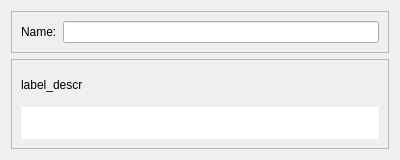
<?xml version="1.0" encoding="UTF-8"?>
<ui version="4.0">
 <class>Dialog</class>
 <widget class="QDialog" name="Dialog">
  <property name="geometry">
   <rect>
    <x>0</x>
    <y>0</y>
    <width>400</width>
    <height>160</height>
   </rect>
  </property>
  <property name="windowTitle">
   <string>Create Data Store for variables</string>
  </property>
  <property name="modal">
   <bool>true</bool>
  </property>
  <layout class="QVBoxLayout" name="verticalLayout_2">
   <item>
    <widget class="QFrame" name="frame_2">
     <property name="frameShape">
      <enum>QFrame::StyledPanel</enum>
     </property>
     <property name="frameShadow">
      <enum>QFrame::Raised</enum>
     </property>
     <layout class="QHBoxLayout" name="horizontalLayout_2">
      <property name="sizeConstraint">
       <enum>QLayout::SetMaximumSize</enum>
      </property>
      <item>
       <widget class="QLabel" name="label">
        <property name="text">
         <string>Name:</string>
        </property>
       </widget>
      </item>
      <item>
       <widget class="QLineEdit" name="nameInput"/>
      </item>
     </layout>
    </widget>
   </item>
   <item>
    <widget class="QFrame" name="frame">
     <property name="frameShape">
      <enum>QFrame::StyledPanel</enum>
     </property>
     <property name="frameShadow">
      <enum>QFrame::Raised</enum>
     </property>
     <layout class="QVBoxLayout" name="verticalLayout">
      <item>
       <widget class="QLabel" name="label_descr">
        <property name="text">
         <string>label_descr</string>
        </property>
        <property name="textFormat">
         <enum>Qt::PlainText</enum>
        </property>
        <property name="wordWrap">
         <bool>true</bool>
        </property>
       </widget>
      </item>
      <item>
       <widget class="QLabel" name="errorMessage">
        <property name="styleSheet">
         <string notr="true">QLabel { background-color : white; color : red; padding: 3 }</string>
        </property>
        <property name="text">
         <string/>
        </property>
        <property name="wordWrap">
         <bool>true</bool>
        </property>
        <property name="indent">
         <number>0</number>
        </property>
       </widget>
      </item>
     </layout>
    </widget>
   </item>
  </layout>
 </widget>
 <resources/>
 <connections/>
</ui>
